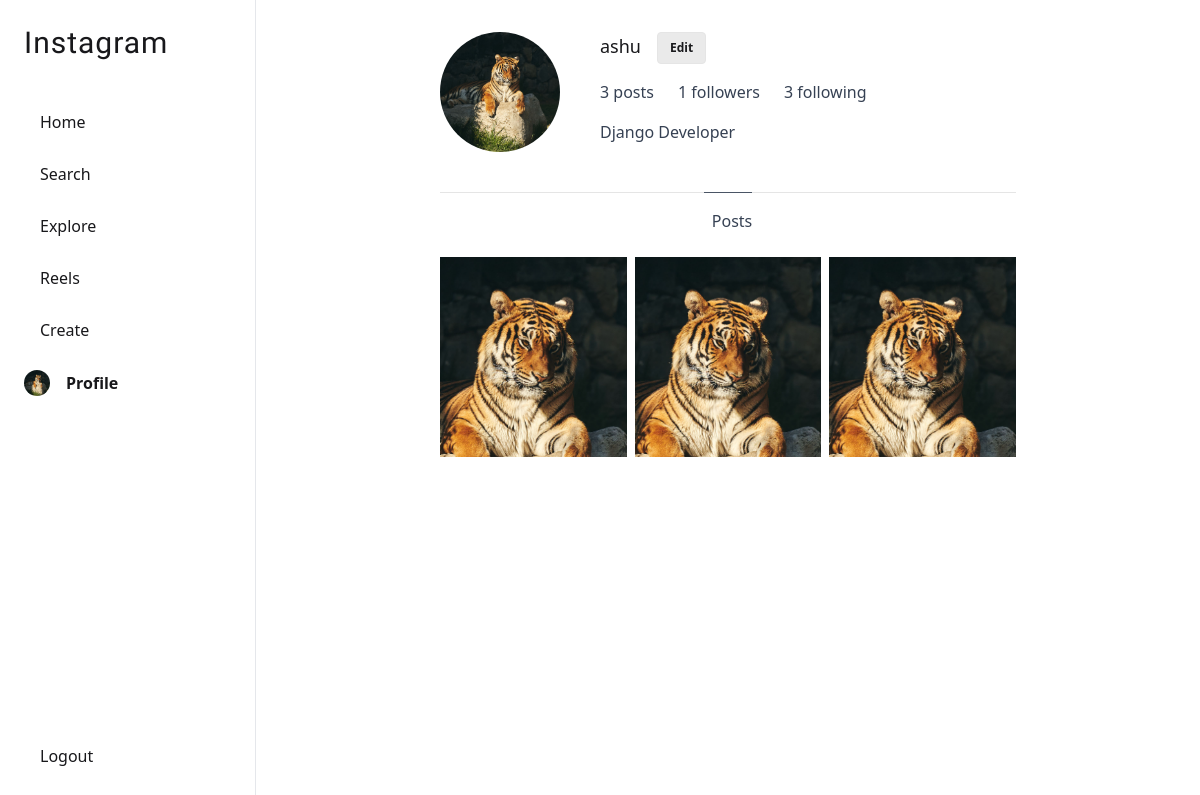
The page /profile/ashu/ (signed in) on the database its author committed.
### core/models.py (models this page shows, shortened)
class Profile(models.Model):
    user = models.OneToOneField(to=User, on_delete=models.CASCADE)
    avatar = models.ImageField(upload_to="avatars")
    bio = models.TextField()
    birth_date = models.DateField()
    followers = models.ManyToManyField(
        to="self", symmetrical=False, blank=True, related_name="following"
    )

class Post(models.Model):
    user = models.ForeignKey(to=User, on_delete=models.CASCADE)
    attachment = models.FileField(upload_to="attachments")
    caption = models.TextField()
    likes = models.ManyToManyField(to=User, blank=True, related_name="liked_posts")
    created_at = models.DateTimeField(auto_now_add=True)
    updated_at = models.DateTimeField(auto_now=True)

### core/views.py (the view)
# urls.py: path("profile/<str:username>/", views.user_profile, name="user-profile"),
@login_required
def user_profile(request, username):
    profile = get_object_or_404(Profile, user__username=username)
    posts = Post.objects.filter(user__username=username)
    is_following = request.user.profile.following.filter(id=profile.id).exists()
    return render(
        request,
        "user-profile.html",
        {
            "profile": profile,
            "posts": posts,
            "is_myprofile": request.user.username == username,
            "is_following": is_following,
        },
    )

### core/templates/user-profile.html (shortened to what this page needs)
{% extends 'base.html' %} {% block content %}
<div class="flex min-h-screen bg-white pt-16 lg:pt-0">
    <aside
        class="hidden lg:flex w-64 shrink-0 sticky top-0 h-screen flex-col border-r border-gray-200 bg-white px-3 py-5">
        <a href="{% url 'home' %}"
            class="mb-6 block px-3 pt-2 pb-4 text-3xl grand-hotel-regular leading-none cursor-pointer">
            Instagram
        </a>
        <nav class="flex flex-1 flex-col gap-1">
            <a href="{% url 'home' %}"
                class="flex items-center gap-4 rounded-lg px-3 py-3 text-[16px] hover:bg-gray-50 transition-colors cursor-pointer">
                <span>Home</span>
            </a>
            <a href="{% url 'search-profiles' %}"
                class="flex items-center gap-4 rounded-lg px-3 py-3 text-[16px] font-normal hover:bg-gray-50 transition-colors cursor-pointer">
                <span>Search</span>
            </a>
            <a
                class="flex items-center gap-4 rounded-lg px-3 py-3 text-[16px] font-normal hover:bg-gray-50 transition-colors cursor-pointer">
                <span>Explore</span>
            </a>
            <a
                class="flex items-center gap-4 rounded-lg px-3 py-3 text-[16px] font-normal hover:bg-gray-50 transition-colors cursor-pointer">
                <span>Reels</span>
            </a>
            <a
                class="flex items-center gap-4 rounded-lg px-3 py-3 text-[16px] font-normal hover:bg-gray-50 transition-colors cursor-pointer">
                <span>Create</span>
            </a>
            <a href="{% url 'user-profile' request.user.username %}"
                class="flex items-center gap-4 rounded-lg px-3 py-3 text-[16px] font-normal hover:bg-gray-50 transition-colors cursor-pointer">
                <span class="inline-flex size-[26px] items-center justify-center overflow-hidden rounded-full">
                    {% if request.user.profile.avatar %}
                    <img class="size-full object-cover" src="{{ request.user.profile.avatar.url }}"
                        alt="{{ request.user.username }}" />
                    {% else %}
                    <i class="ph ph-user-circle text-[26px]"></i>
                    {% endif %}
                </span>
                <span class="font-bold">Profile</span>
            </a>
        </nav>
        <a href="{% url 'logout-user' %}"
            class="mt-auto flex items-center gap-4 rounded-lg px-3 py-3 text-[16px] font-normal hover:bg-gray-50 transition-colors cursor-pointer">
            <span>Logout</span>
        </a>
    </aside>
    <div class="flex flex-1 min-w-0 justify-center gap-10 px-6 py-8">
        <main class="w-full max-w-xl shrink-0">
            <section>
                <div class="flex gap-10">
                    <div class="w-[120px] h-[120px] rounded-full overflow-hidden  ">
                        <img src="{{ profile.avatar.url }}" alt="profil-photo-{{ profile.username }}"
                            class="w-full h-full object-cover" />
                    </div>
                    <div>
                        <div class="flex gap-4">
                            <h2 class="text-lg font-medium">{{ profile.user.username }}</h2>
                            {% if is_myprofile %}
                            <a href="{% url 'profile' %}" class="btn btn-soft btn-sm">Edit</a>
                            {% endif %}
                        </div>
                        <ul class="text-gray-700 mt-4 flex gap-6 items-center">
                            <li>{{ posts.count }} posts</li>
                            <li>{{ profile.followers.count }} followers</li>
                            <li>{{ profile.following.count }} following</li>
                        </ul>
                        <p class="mt-4 text-gray-700 ">{{ profile.bio }}</p>
                    </div>
                </div>
            </section>
            <hr class="mt-10 text-neutral-200">
            <section class="text-gray-700 -mt-px">
                <div class="flex justify-center">
                    <span class="pt-4 border-t border-gray-600">
                        <div class="flex gap-2 items-center">
                            Posts
                        </div>
                    </span>
                </div>
                <div class="mt-6 grid grid-cols-3 gap-2">
                    {% for post in posts %}
                    <div class="relative h-[200px] group">
                        <a href=" /#post-{{ post.id }}" class=" cursor-pointer">
                            <img src="{{ post.attachment.url }}" class="object-cover w-full h-full hover:brightness-50">
                        </a>
                    </div>
                    {% endfor %}
                </div>
            </section>
        </main>
    </div>
</div>
{% endblock %}

### core/static/global.css (style rules this page uses)
.grand-hotel-regular { font-family: "Grand Hotel", cursive; font-weight: 400; font-style: normal; letter-spacing: 1px; }

### rows shown on the page
Profile: avatar (picture), user.username "ashu", followers.count "1", following.count "3", bio "Django Developer"
Post: attachment (picture)
Post: attachment (picture)
Post: attachment (picture)

### other values the page prints
{{ posts.count }} "3"
